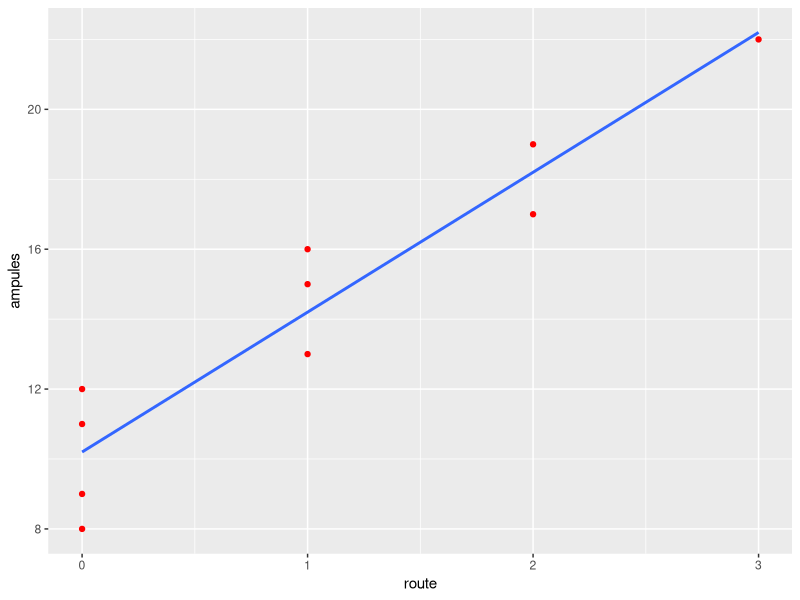
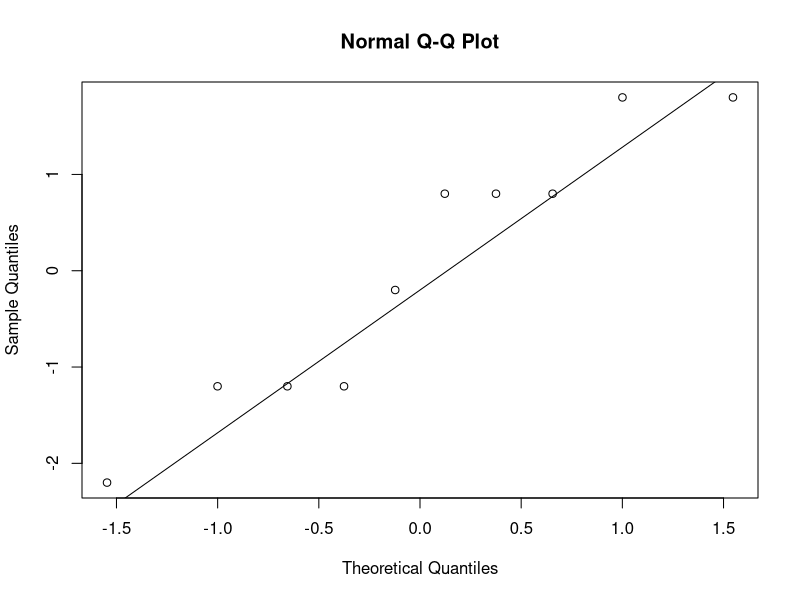
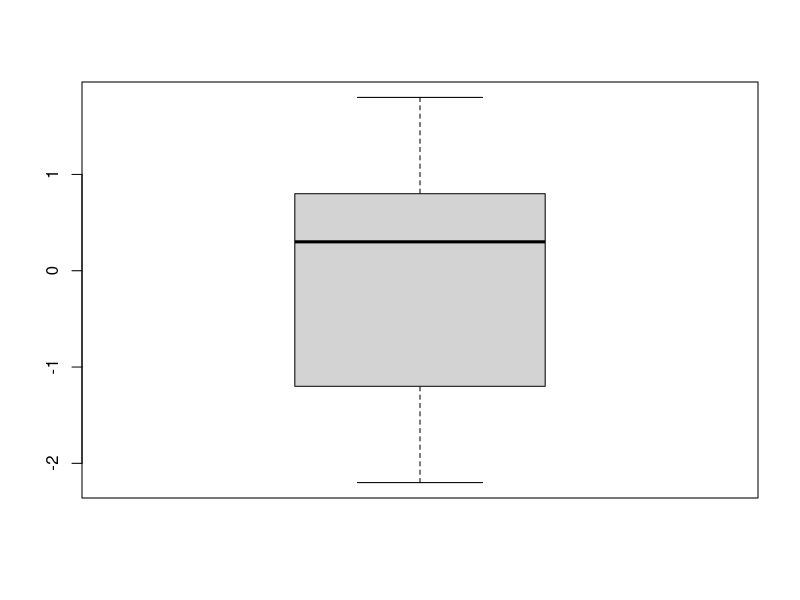
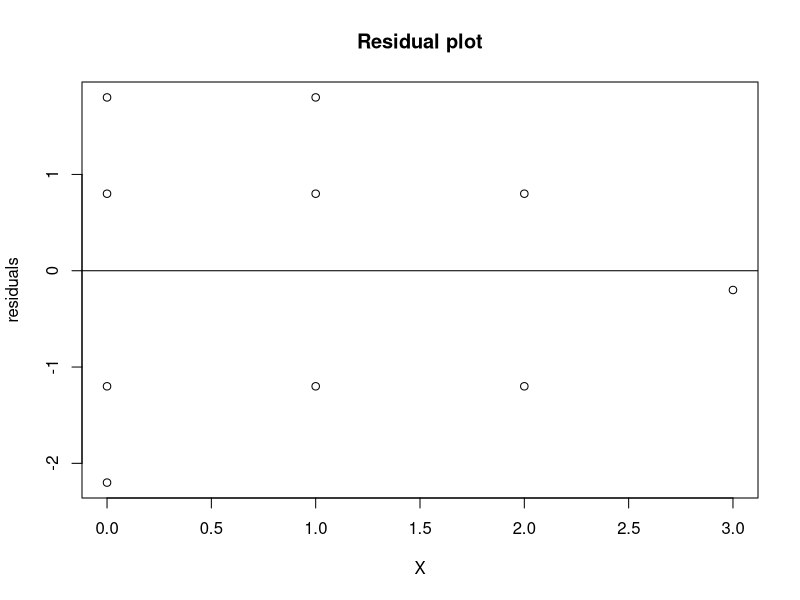
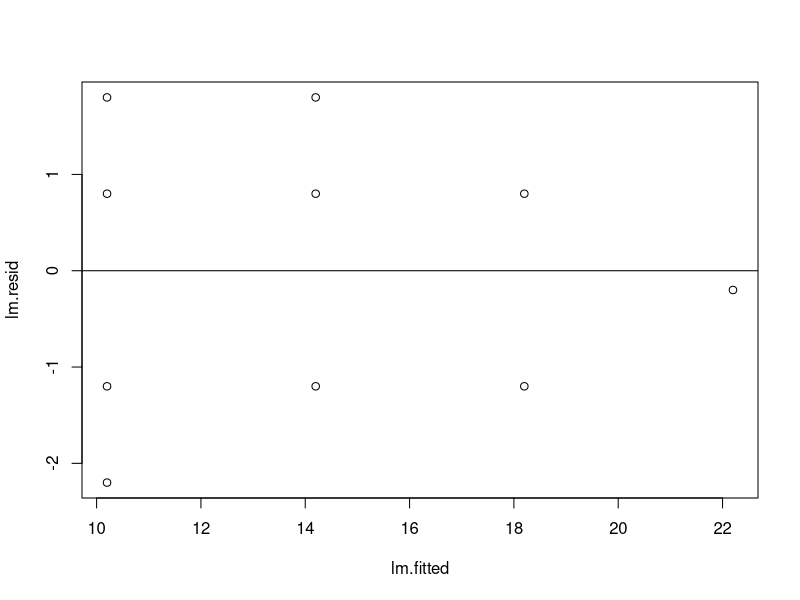
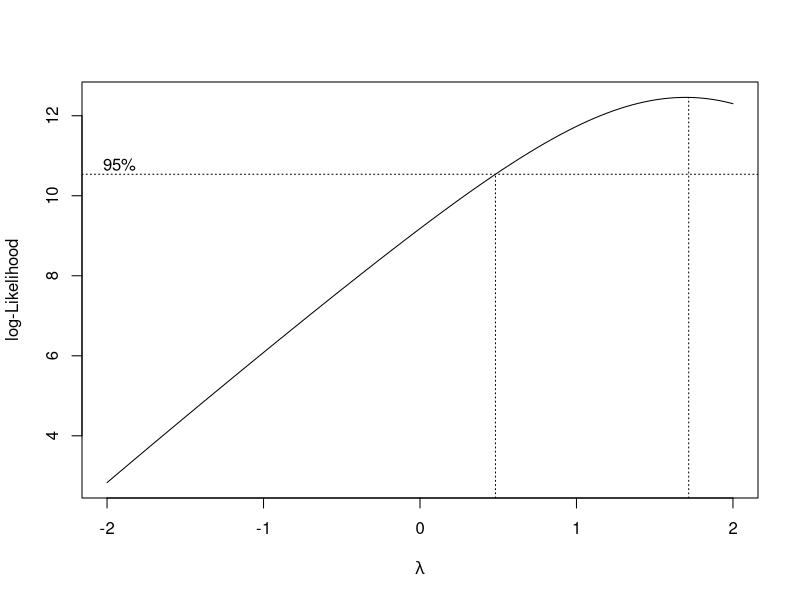
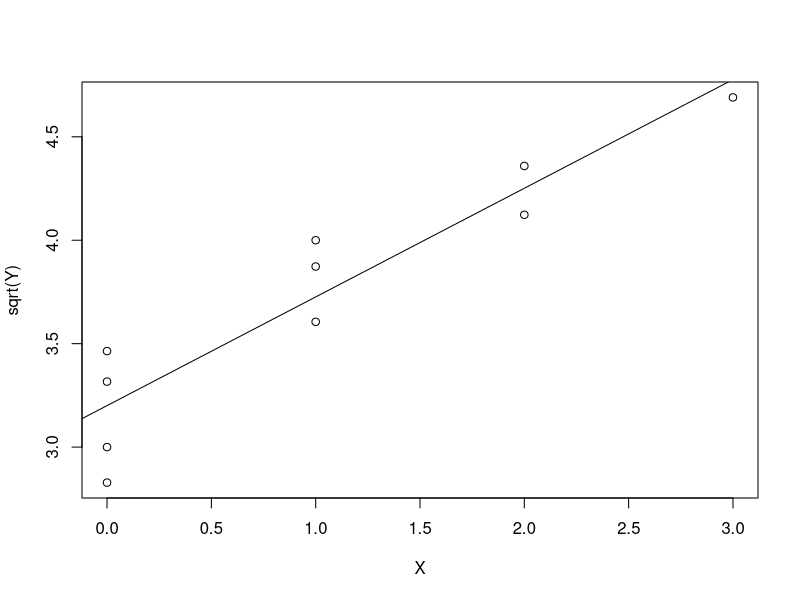
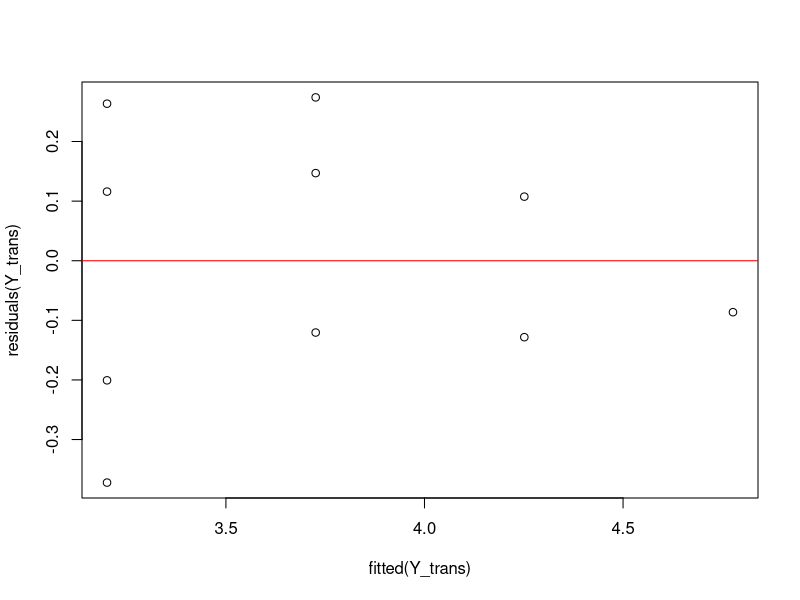

Recreate these plots in R, in order.
## ---- chunk 1
knitr::opts_chunk$set(echo = TRUE)
library(tidyverse)
## ---- chunk 2
route <- c(1, 0, 2, 0, 3, 1, 0, 1, 2, 0)
ampules <- c(16, 9, 17, 12, 22, 13, 8, 15, 19, 11)

df = tibble(route, ampules)

df %>% 
  ggplot(aes(x = route, y = ampules)) +
  geom_point(color = "red") +
  geom_smooth(method = "lm", se = F, formula = y ~ x)
## ---- chunk 3
lm.fit <- lm(ampules ~ route)
summary(lm.fit)
## ---- chunk 4
# The formula is given as 
# y(hat) = 10.2 + 4x

# when x = 1
yhat_1 <- 10.2 + 4*1

yhat_1

# Calculate for when X = 2
yhat_2 <- 10.2 + 4*2

# Estimate the increase
slope <- yhat_2 - yhat_1
slope
## ---- chunk 5
# For x = 3
# y_hat = 10.2 + 4*3
# y_hat = 10.2 + 12 = 22.2
# residual for X3 = 22.2 - 22 = 0.2 (Below average because it is negative)

yhat <- 10.2 + 4 * 3
residual <- 22 - yhat # Where 22 is the observed value
residual
## ---- chunk 6
Xbar = mean(route)
Ybar = mean(ampules)
# To verify that the fitted regression line goes through the point, we substitute x in the equation for Xbar, that is, 1 and verify if it is 14.2

yhat <- 10.2 + 4 * 1
print(paste("yhat = ", yhat))

print(paste("Xbar = ", Xbar, ", Ybar = ", Ybar, "Yhat at points(1, 14.2) = ", yhat))

## ---- chunk 7
X = c(1, 0, 2, 0, 3, 1, 0, 1, 2, 0)
Y = c(16, 9, 17, 12, 22, 13, 8, 15, 19, 11)

d.data <- tibble(X, Y)

conf.95 <- qt(p=.025, df=8, lower.tail = FALSE)

# conf.95

lm.fit <- lm(Y ~ X, data = d.data)
lm.fit

# summary(lm.fit)

# qt(p=.025, df=8, lower.tail = FALSE)
# 4.00 +/- 2.306(0.469)

# upper bound = Estimate of X + conf.95 * Std. Error of X
# lower bound = Estimate of X - conf.95 * Std. Error of X
upper_bound <- 4.00 + 2.306 * 0.469
lower_bound <- 4.00 - 2.306 * 0.469

conf.int <- c(lower_bound, upper_bound)
conf.int
## ---- chunk 8
new_df <- data.frame(X = 19)

predict(object = lm.fit, newdata = new_df, interval = "prediction") %>% 
cbind(new_df)
## ---- chunk 9
predict(object = lm.fit, newdata = new_df, interval = "confidence") %>% 
cbind(new_df)
## ---- chunk 10
qqnorm(lm.fit$residuals)
qqline(lm.fit$residuals)
## ---- chunk 11
confint(lm.fit, '(Intercept)', level = 0.95)

## Confidence Interval

confint(lm.fit, level = 0.95)
## ---- chunk 12
lm.fit.res <- residuals(lm.fit)
lm.fit.res[2]
## ---- chunk 13
boxplot(residuals(lm.fit))
## ---- chunk 14
lm.resid <- resid(lm.fit)

plot(d.data$X , lm.resid,
     xlab = "X",
     ylab = "residuals",
     main = "Residual plot")
abline(0, 0)
## ---- chunk 15
lm.fitted <- fitted(lm.fit)

plot(lm.fitted, lm.resid)
abline(0, 0)
## ---- chunk 16
x <- c(9,9,9,7,7,7,5,5,5,3,3,3,1,1,1)
y<- c(.07,.09,.08,.16,.17,.21,.49,.58,.53,1.22,1.15,1.07,2.84,2.57,3.10)

linear <- lm(y ~ x)
summary(linear)

anova(linear)

f.value <- 55.994

f.critical <- qf(p = 0.025, df1 = 1, df2 = 13, lower.tail = FALSE)

print(paste("F value = ", f.value, "F Critical = ", f.critical))

ifelse(f.value > f.critical, "Reject the null hypothesis", "Fail to reject the null hypothesis")
## ---- chunk 17
library(MASS)

box_cox <- boxcox(Y ~ X)

# Optimum lambda
lambda <- box_cox$x[which.max(box_cox$y)] 
lambda

new_model <- lm(((Y^lambda-1)/lambda) ~ X) 
new_model

lambda.3 <- lm(((Y^.3 - 1) / .3) ~ X) 
anova(lambda.3) 

lambda.5 <- lm(((Y^.5 - 1) / .5) ~ X) 
anova(lambda.5)
## ---- chunk 18
Y_trans <- lm(Y^0.5 ~ X)
summary(Y_trans)
## ---- chunk 19
plot(X, sqrt(Y))
abline(lm(sqrt(Y)~X))
## ---- chunk 20
plot(fitted(Y_trans), residuals(Y_trans))
abline(0,0, col = "red")
## ---- chunk 21
A <- matrix(c(1, 4,
              2, 6,
              3, 8), ncol = 2, byrow = TRUE)


B <- matrix(c(1, 3,
              1, 4,
              2, 5), ncol = 2, byrow = TRUE)


C <- matrix(c(3, 8, 1,
              5, 4, 0), ncol = 3, byrow = TRUE)

D <- matrix(c(5, 3,
              15, 6), ncol = 2, byrow = TRUE)
D
## ---- chunk 22
t(B)
## ---- chunk 23
solve(D)
## ---- chunk 24
A %*% C -> mult.res
mult.res
## ---- chunk 25
dim(mult.res)
## ---- chunk 26
Y <- matrix(c(124, 
              95,
              71,
              45,
              18), ncol = 1, byrow = TRUE)

X <- matrix(c(1, 49, 
              1, 69,
              1, 89,
              1, 99,
              1, 109), ncol = 2, byrow = TRUE)

t(X) -> transposeX
# transposeX
  
dim(X)

transposeX%*%X -> Product2
# Product2

det(Product2)

solve(Product2)

interceptandslope <- solve(Product2)%*%transposeX%*%Y
  
interceptandslope
## ---- chunk 27
X %*% interceptandslope
## ---- chunk 28
Y - X %*% interceptandslope
## ---- chunk 29
   
R <- matrix(c(20,
              10), ncol = 1, byrow = TRUE)
 # R
 

 Q <- matrix(c(2,4,
               3,1), ncol = 2, byrow =TRUE)
 # Q

 # det(Q)
 
 # solve(Q)
 
 solve(Q)%*%R
## ---- chunk 30
library(Matrix)

 C <- matrix(c(1,  5,  8,  3, 
               2,  7,  2,  6,
               3,  1,  11, 9),
             ncol = 4, byrow = TRUE)  
 
rankMatrix(C)[1] 

rankMatrix(t(C)) == rankMatrix(C)
## ---- chunk 31
A <- matrix(c(5, 1, 3,
              4, 0, 5,
              1, 9, 6),
            ncol = 3,
            byrow = TRUE)

solve(A)
## ---- chunk 32
round(solve(A) %*% A, digits = 0)
